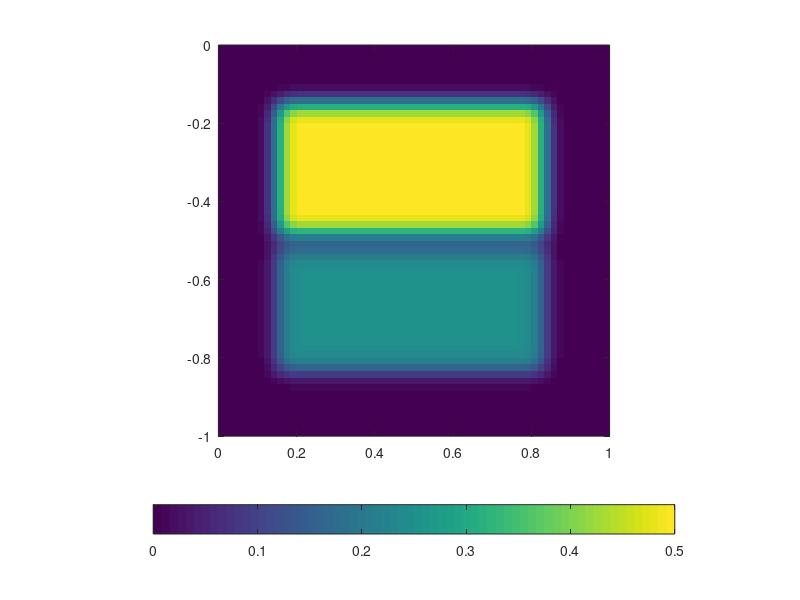
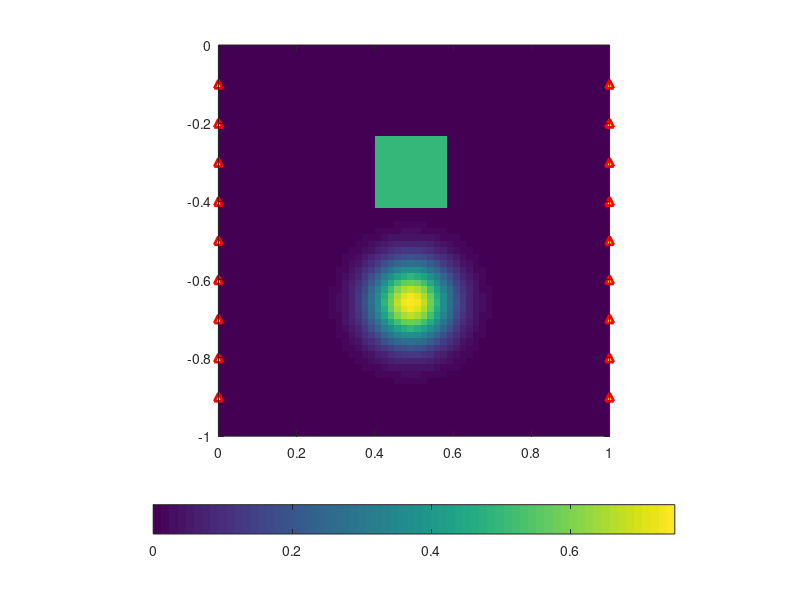
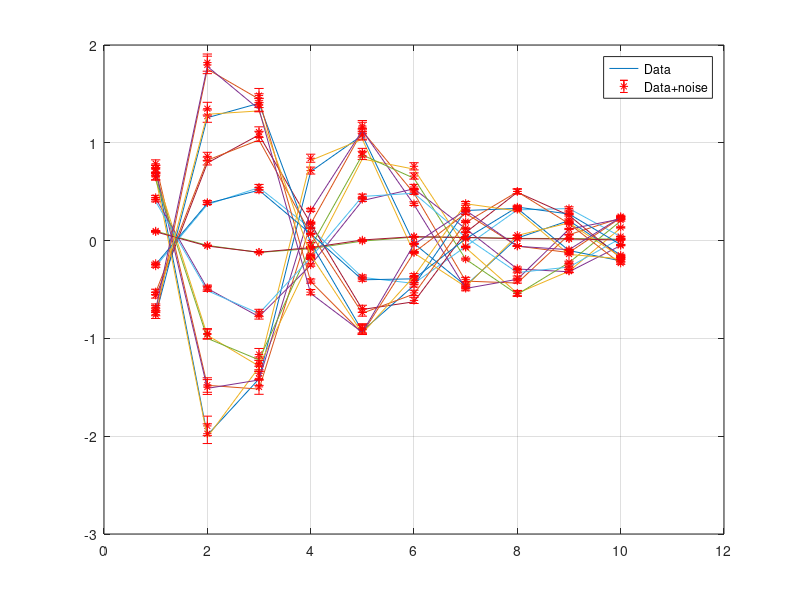

These charts were generated, in order, by the following MATLAB code: (Note: this script raises an error after producing the figures.)
% Inv1D_lplq
% Program creates a 1D toy problem and generates data using kernels of the
% form k(z) = exp^(-ajx) cos(b j 2pi x)
% 
% Data can then be inverted using various lp-norms applied on the model and
% its gradient. Depth weighting is applied to the model objective function,
% but outside the norm.
% 
% Written by: D. Fournier
% Last Update: November 11, 2014

close all
clear all

addpath data\
addpath C:\Users\dominiquef.MIRAGEOSCIENCE\Dropbox\Master\FUNC_LIB\
% addpath C:\Users\dominiquef.MIRAGEOSCIENCE\Dropbox\Master\FUNC_LIB\Lp_norm_codes\Dual_norm_1D\functions
% addpath C:\Users\dominiquef.MIRAGEOSCIENCE\Dropbox\Master\FUNC_LIB\Lp_norm_codes\Dual_norm_1D\sliceomatic\
% Set up 1D problem

%% INPUT VARIABLES
% Lp-norm parameters
lp = 2%0:0.1:2;
lq = 0%0:0.1:2;
mu = ones(1,1)*1.0%[0.25 0.5 1 1.5 1.75]%0.1:0.4:1.9;

% Inversion parameters
FLAG1 = 'GRADm'; % Choose between GRADm | lGRADm|
FLAG2 = 'SMOOTH_MOD'; % Choose between SMOOTH_MOD | SMOOTH_MOD_DIF

% Model space
nx = 60;
nz = 60;

mcell=nx*nz;

dx = 1 / nx;
dz = 1 / nz;

% Reference model
mref = zeros(nx*nz,1);

% Create observation locations
obsx = [zeros(1,9) ones(1,9)];
nobs = length(obsx);
obsz = [-0.1:-0.1:-0.9 -0.1:-0.1:-0.9];


dx = ones(nx,1) * dx;
dz = ones(nz,1) * dz;

x0 = 0;
z0 = 0;

xc = [x0 + cumsum(dx) - dx/2];
zc = [z0 - cumsum(dz) + dz/2];

% Topography (all ones if flat)
nullcell = ones(nz,nx);

% Kernel
nk = 10; %number of frequencies

decay = -0.1;

basis = 0.3;

% Data noise
amp_pct = 0.05;
floor_pct = 0.05;

%% Create zones and transition for lp,lq,lu

% Create smoothing operator for transitions
av = @(n) spdiags (ones (n,1)*[0.25,0.5,0.25],[-1,0,1],n,n);

avcx = av(nx); avcx(1,1:2) = 0.5; avcx(end,end-1:end) = 0.5;
avcz = av(nz); avcz(1,1:2) = 0.5; avcz(end,end-1:end) = 0.5;

Avcx = kron ( avcx, speye (nz));
Avcz = kron ( speye (nx), avcz);

A = (Avcx * Avcz);
A = A*A*A*A;

% Define zones {x,y,lp,lqx,lqz,ll}
zone{1,1} = 10:29; zone{1,2}=10:50; zone{1,3} = 0.5; zone{1,4} = 0; zone{1,5} = 0; zone{1,6} = 1;
zone{2,1} = 32:50; zone{2,2}=10:50; zone{2,3} = 0.25; zone{2,4} = 2; zone{2,5} = 2; zone{2,6} = 1;

% Build background tile
s{size(zone,1)+1} = ones(nz*nx,1);

for ii = 1 : size(zone,1)
    
    s{ii} = zeros(nz,nx); 
    s{ii}(zone{ii,1},zone{ii,2}) = 1;
    s{ii} = s{ii}(:);
    
    % Zero out tiles from the background
    s{size(zone,1)+1}(s{ii}==1) = 0;
    
end


zone{3,1} = []; zone{3,2}=[]; zone{3,3} = 0.0; zone{3,4} = 2; zone{3,5} = 2; zone{3,6} = 1;


% Build transition matrices and lp,lq,ll vector
denom = 0;
pvec = zeros(mcell,1);
qxvec = zeros(mcell,1);
qzvec = zeros(mcell,1);
uvec = zeros(mcell,1);

for ii = 1 : size(s,2)
    
    % Create transition
    T{ii} = A * s{ii};
    
    pvec = pvec + T{ii}*zone{ii,3};
    qxvec = qxvec + T{ii}*zone{ii,4};
    qzvec = qzvec + T{ii}*zone{ii,5};
    uvec = uvec + T{ii}*zone{ii,6};
    
    denom = denom + T{ii};
       
end
 
% Divide by sum of transition for weighted average
for ii = 1 : size(T,2)
    
    % Create transition
    T{ii} = T{ii} ./ denom;
       
end

pvec = pvec./denom;
qxvec = qxvec./denom;
qzvec = qzvec./denom;
uvec = uvec./denom;

% Z{1} = ones(mcell,1);
% Z{1} = zeros(nz,nx); Z{1}(z{1,1},z{1,2}) = 1;
% Z{2} = zeros(nz,nx); Z{2}(z{2,1},z{2,2}) = 1;
% Z{3} = Z{2}(:)==0 & Z{1}(:)==0;
% 
% Z{1} = Z{1}(:);
% Z{2} = Z{2}(:);
% Z{3} = Z{3}(:);
% 
% 
% 
% pvec = ones( mcell,1) * 2;
% pvec(Z{1}==1) = 1;
% pvec(Z{2}==1) = 0;
% pvec = A*A*A*pvec;

set(figure, 'Position', [50 200 750 750])
imagesc(xc,zc,reshape(pvec,nz,nx));
colorbar('SouthOutside')
set(gca,'YDir','normal')
axis square

          
            
%% Generate model

model = zeros(nz,nx);

% Center the anomaly
dmx = floor(0.1 / dx(1));
dmz = floor(0.1 / dz(1));

centerx = floor(nx/2);
centerz = floor(nz/3);

% Square bloc
model(centerz-5:centerz+5,centerx-5:centerx+5)= 0.5;

% Gaussian anomaly
zz = 2*centerz-12 :2*centerz+12;
xx = centerx-12:centerx+12;

[ZZ,XX] = ndgrid(cumsum(dz(zz)) - sum([dz(zz);dz(zz(1))])/2,cumsum(dx(xx)) - sum([dx(xx);dx(xx(1))])/2);
r = sqrt(XX.^2 + ZZ.^2);
dr = sqrt(dx(1)^2 + dz(1)^2);

model(zz,xx)= 0.75 * exp(-abs(((r)*10).^2));


set(figure, 'Position', [50 200 750 750])
imagesc(xc,zc,model);
caxis([0 0.75]);
colorbar('SouthOutside')
set(gca,'YDir','normal')
% axis([-1.1 1.1 -1.1 0.1])
axis square

hold on
plot(obsx,obsz,'r^','MarkerFaceColor','y','LineWidth',2)
model=model(:);
%% SCRIPT STARTS HERE
%% % Generate kernel functions and depth weighting
xn = [x0;x0 + cumsum(dx)];
zn = [z0;z0 - cumsum(dz)];

[Zn,Xn] = ndgrid(zn,xn);

[Zc,Xc] = ndgrid(zc,xc);

[dZ , dX] = ndgrid(dz,dx);

ndata = nk * nobs;

%% Generate forward operator and depth weighting
G = zeros(ndata,mcell);
aa = zeros(ndata,nx);
wr = zeros(mcell,1);
count = 1;


 for jj = 1 : nobs;
     
    for ii = 1 : nk 
        

 
        dXn = Xn - obsx(jj);
        dZn = Zn - obsz(jj);
       

        R = sqrt( (Zc-obsz(jj)).^2 + (obsx(jj)-Xc).^2 );
        dR = sqrt( dZ.^2 + dX.^2 );
%         x = Xn - obsx(jj);
%         z = Zn - obsz(jj);

        a = decay * (ii) ;
        b = basis * 2*pi* (ii) ;
%         c = decay * (ii) ;
%         d = basis * 2*pi* (ii) ;

        const1 = a / (a^2 + b^2);
        const2 = b / (a^2 + b^2);
%         const3 = c / (c^2 + d^2);
%         const4 = d / (c^2 + d^2);

        expx = @(m) exp( a * abs(m) );
%         expz = @(m) exp( c * abs(m) );

        trig1 = @(m) cos(b*(m));       
        trig2 = @(m) sin(b*(m));


%         xupb = (const1 * expx(R+dR)) .* (const2*trig1(b,R+dR));
%         xlob = (const1 * expx(R)) .* (const2*trig1(b,R));
%         temp = (xupb - xlob);

        xupb = dXn(2:end,1:end-1);
        xlob = dXn(2:end,2:end);
        
        zlob = dZn(1:end-1,2:end);
        zupb = dZn(2:end,2:end);
        
        fupxupz = const1 * expx( sqrt( xupb.^2 + zupb.^2 ) ) .* trig1(sqrt( xupb.^2 + zupb.^2 ))+...
                const2 * expx( sqrt( xupb.^2 + zupb.^2 ) ) .* trig2(sqrt( xupb.^2 + zupb.^2 ));

        fupxloz = const1 * expx( sqrt( xupb.^2 + zlob.^2 ) ) .* trig1(sqrt( xupb.^2 + zlob.^2 ))+...
                const2 * expx( sqrt( xupb.^2 + zlob.^2 ) ) .* trig2(sqrt( xupb.^2 + zlob.^2 ));

        floxupz = const1 * expx( sqrt( xlob.^2 + zupb.^2 ) ) .* trig1(sqrt( xlob.^2 + zupb.^2 ))+...
                const2 * expx( sqrt( xlob.^2 + zupb.^2 ) ) .* trig2(sqrt( xlob.^2 + zupb.^2 ));

        floxloz = const1 * expx( sqrt( xlob.^2 + zlob.^2 ) ) .* trig1(sqrt( xlob.^2 + zlob.^2 ))+...
                const2 * expx( sqrt( xlob.^2 + zlob.^2 ) ) .* trig2(sqrt( xlob.^2 + zlob.^2 ));
% 
        temp = (fupxupz - fupxloz) - (-floxupz + floxloz);
            
%             if sign(obsx(jj))<1
%                 
%                 temp= fliplr(temp);
%                 
%             end
            
        G(count,:) = temp(:);

    %     G(ii,1:mcell) = G(ii,1:mcell) / max(G(ii,1:mcell));

        temp = expx(R) - expx(R+dR);
       
%         temp = ( expx( sqrt( xupb.^2 + zupb.^2 ) ) -...
%             expx( sqrt( xupb.^2 + zlob.^2 ) ) )/a -...
%             ( expx( sqrt( xlob.^2 + zlob.^2 ) ) -...
%             expx( sqrt( xlob.^2 + zupb.^2 ) ) )/a;
%         
%          temp = (( expx(x(2:end,1:end-1))/a .* expz(z(1:end-1,2:end))/c )-...
%            ( expx(x(2:end,2:end))/a .* expz(z(2:end,2:end))/c ) -...
%            ( expx(x(2:end,1:end-1))/a .* expz(z(1:end-1,2:end))/c ) +...
%            ( expx(x(2:end,2:end))/a .* expz(z(2:end,2:end))/c )).^2;

%        if sign(obsx(jj))<1
%                 
%                 temp= fliplr(temp);
%                 
%        end
            
        wr = wr + temp(:);
        
%         set(figure(3), 'Position', [10 250 1000 500]);
%         imagesc(xc,zc,reshape(G(count,:),nz,nx));
%         colorbar
%         set(gca,'YDir','normal')
%         axis square

        count = count + 1;

        
    end
    
end

% wr = sqrt(sum(G.^2,1));
wr = wr / max(wr);
wr = (wr(:)).^0.5;


%% FORWARD MODELING
% Generate data and corrupt with noise

data= G * model;

% Corrupt data with Gaussian noise
rand_noise = rand(ndata,1);
save ('noise','rand_noise')
load('noise');

amp_noise = amp_pct .* abs(data);
floor_noise = floor_pct * min(abs(data));

wd = amp_noise + floor_noise;
% noise = amp_noise + floor_noise;

d = data + rand_noise.*wd;

set(figure, 'Position', [10 250 1000 500]);
for ii = 1:nobs
    
    plot(data((1+(ii-1)*nk):(nk+(ii-1)*nk)));
    hold on
    errorbar(d((1+(ii-1)*nk):(nk+(ii-1)*nk)),wd((1+(ii-1)*nk):(nk+(ii-1)*nk)),'r*')
    legend('Data','Data+noise')
    grid on
end
% Create uncertainty weighting matrix
Wd = spdiags(1./wd,0,ndata,ndata);

% Normalize d and G by standard deviation:
G = Wd * G ;

target = ndata;

% Weight data with uncertainty
d = Wd * d;

%% INVERSION
% Create inversion parameters
[ Wx, Wz, Vx, Vz ] = get_GRAD_op2D_SQUARE(dx,dz,nullcell);
Ws = speye(mcell);
V = spdiags(sqrt(dX(:).*dZ(:)),0,mcell,mcell);


% Global constant
alpha(1) = 1.0 / min(dx) ^2;  %Smallnest term
alpha(2) = 1.0;               %Smoothness term                     
alpha(3) = 1.0;



% Store all the final models
RMS = zeros(length(lp),length(lq),length(mu));
linf = zeros(length(lp),length(lq),length(mu));
l2 = zeros(length(lp),length(lq),length(mu));
l1 = zeros(length(lp),length(lq),length(mu));
misfit = zeros(length(lp),length(lq),length(mu));
models_out = zeros(length(lp),length(lq),length(mu),mcell);
phi_m = [];
phi = [];
counter = 1;  

objfunc = @(m,phi,b) sum( ( G * m - d ).^2 ) + ( m' * b * phi * m );

% Iterate over all the combination of norms as specified by the vectors
% pvec, qvec and lvec.

for ll= 1:length(mu)

    for pp = 1:length(lp)
        
        for qq = 1:length(lq)
            
            
%             delta(counter) = 1e-5;
            % Message prompt
            head = ['lp: ' num2str(lp(pp)) ' lq: ' num2str(lq(qq)) ' psi: ' num2str(mu(ll))];
            fprintf('Starting lp inversion %s\n',...
                head)
            
            invmod      = ones(mcell,1)*1e-2;       % Initial model       
                        
            phi_d       = sum((G*invmod - d).^2);   % Initial misfit
           
            count=0; % Initiate iteration count 
            switcher = 0;
            ncg(counter) = 0;
            lp_count = 0;
            cg_iter = 0;
            delta = 1;
            
        while switcher ~= 3
                
                    count=count+1;

                    if switcher == 0   %First iteration
                        delta(count) = 1;
                        
                        [MOF,aVRWs,aVRWx,aVRWz] = get_lp_MOF_2D_v3(invmod,mref,1,s,T,nx,nz,V,Ws,Vx,Wx,Vz,Wz,wr,alpha,2,2,2,uvec,FLAG1,FLAG2,switcher,delta(count));                                      
%                         [MOF,aVRWs,aVRWx,aVRWz] = get_lp_MOF_2D(invmod,mref,nx,nz,V,Ws,Vx,Wx,Vz,Wz,wr,alpha,2,2,1,FLAG1,FLAG2,delta(count));

                        if count==1
                            % Initial beta trace(G'G) / trace(phim)
                            beta = sum(sum(G.^2,1)) / sum(diag(MOF,0).^2) * 1e+1; 
                            phi(count) = objfunc(invmod,MOF,beta(count));
                            
                        end
                       
                        
                    else

                        fprintf('# # LP-LQ ITER# #');
                        lp_count = lp_count+1;
                        
                        if cg_iter(end) < mcell && switcher == 1 
                            
                            delta(count) = 10^-(lp_count/2);
                            
                        else
                            
                            switcher = 2;
                            delta(count) = delta(count-1);
                            
                        end
                        
                        [MOF,aVRWs,aVRWx,aVRWz] = get_lp_MOF_2D_v3(invmod,mref,phi_m(count-1),s,T,nx,nz,V,Ws,Vx,Wx,Vz,Wz,wr,alpha,pvec,qxvec,qzvec,uvec,FLAG1,FLAG2,switcher,delta(count));                         
%                         [MOF,aVRWs,aVRWx,aVRWz] = get_lp_MOF_2D(invmod,mref,nx,nz,V,Ws,Vx,Wx,Vz,Wz,wr,alpha,pvec(pp),qvec(qq),lvec(ll),FLAG1,FLAG2,delta(counter));
       
%                         lambda(count) = beta(count) * scale(count);
                        
                        
                    end

                
 
%                 eigval = eig(G'*G + lambda(count) * (phim) ); 
%                 condnum = max(abs(eigval)) / min(abs(eigval));
%                 
%                 figure(4); plot(eigval,'*');
%                 fprintf('Condition number: %f\n',condnum);
                fprintf('\n# # # # # # # # #\n');
                fprintf('BETA ITER: \t %i  \nbeta: \t %8.5e \n',count,beta(count));

               
                m_in = invmod;  % Save initial model for backtracking steps
                
            [invmod,cg_iter(count)] = GNsolver( G, invmod, d, phi(end), MOF, beta(count) , aVRWs, aVRWx, aVRWz, [] );                
            ncg(counter) = ncg(counter) + cg_iter(count);
%% Save iteration details
               
            rdm(count) = norm(m_in - invmod) / norm(m_in);
                
               
            phi_d(count) = sum((G*(invmod)-d).^2);
            phi_m(count) = (invmod)'*(MOF)*(invmod);
            phi(count) = objfunc(invmod,MOF,beta(count));
            
            if (rdm(count) < 1e-2 && switcher >= 1 && phi_d(count) > target *0.98 && phi_d(count) < target *1.02) || count > 50 

                switcher = 3;
                fprintf('---------->')
                fprintf(' misfit:\t %8.5e ',phi_d(count))
                fprintf(' ** Relative dm:\t %8.5e ', rdm(count));
                fprintf('<----------\n')
                
                continue

            end    

                
            % Check to see if overshooted the target misfit,
            % If yes, then compare with the previous iteration and keep
            % closest                
            if phi_d(count) < target * 0.98
                                      
                
                fprintf('---------->')
                fprintf(' misfit:\t %8.5e ',phi_d(count))
                fprintf(' ** Relative dm:\t %8.5e ', rdm(count));
                fprintf('<----------\n')
                fprintf('\n# NEXT ITER - INCREASING BETA #\n');
                
%                 beta(count) = beta(count-1);
                if switcher == 0
                    
                    beta(count+1) = beta(count) * 1.5;
                    switcher = 1;
                    
                else
                    
                     beta(count+1) = beta(count) * 1.05;
                     
                end
%                 beta(count+1) = beta(count) * target / phi_d(count);
                
%                 invmod = m_in;
%                 phi_d(count) = phi_d(count-1);
%                 phi_m(count) = phi_m(count-1);
%                 phi(count) = phi(count-1);
%                 
%                 count = count-1;
%                 lp_count = lp_count-1;

            elseif phi_d(count) > target * 1.02
                 
                
                fprintf('---------->')
                fprintf(' misfit:\t %8.5e ',phi_d(count))
                fprintf(' ** Relative dm:\t %8.5e ', rdm(count));
                fprintf('<----------\n')
                fprintf('\n# NEXT ITER - REDUCING BETA #\n');
                if switcher == 0
                    
                    beta(count+1) = 0.5 * beta(count); 
                    
                elseif rdm(count) < 1e-2
                    
                    beta(count+1) = beta(count) * target / phi_d(count);
                    
                else
                    
%                     beta(count+1) = beta(count) * target / phi_d(count);
                    beta(count+1) = beta(count) * 0.5;
                    
                end          
                
                
            else
                
                
                fprintf('---------->')
                fprintf(' misfit:\t %8.5e ',phi_d(count))
                fprintf(' ** Relative dm:\t %8.5e ', rdm(count));
                fprintf('<----------\n')
                fprintf('\n# NEXT ITER - STATIONNARY STEP #\n');
                
                if switcher == 0
                    switcher = 1;
                end
                
                beta(count+1) = beta(count);

                 
            end
           
            % OPTIONAL: Plot model
            set(figure(3+counter), 'Position', [50 200 750 750])
            imagesc(xc,zc,reshape(invmod,nz,nx));
            caxis([0 0.75]);
            colorbar('SouthOutside')
            set(gca,'YDir','normal')
            axis square

            
        end
%             set(figure(mod(counter,10)+2), 'Position', [50 200 750 750])
%             imagesc(xc,zc,reshape(invmod,nz,nx));
%             caxis([0 0.75]);
%             colorbar
%             set(gca,'YDir','normal')
%             axis square
%             
% %             legend('\bfTrue model','\bf Wr || m ||_0 + Wr || \nabla m ||_0');
            xlabel('\bfX');
            ylabel('\bfZ');
            tlabel=(['$\mathbf{\phi_m\;=\;\| m \|_{' num2str(lp(pp)) '}\;+\; \| \nabla m \|_{' num2str(lq(qq)) '}}$']);
            title(tlabel, 'interpreter', 'latex','Fonts',18)
            
            % Plot final phid
%             figure(3); 
%             plot((G*(invmod)).*wd,'go');

            % Load other results and plot
%             load('m_IWR');
%             load('m_phim');
%             figure(3+counter); hold on
%             plot(m_phim,'--','LineWidth',3);
%             xlabel('\bfZ');
%             ylabel('\bfm(Z)');
%             legend('\bfTrue model','\bf Wr || m ||_0 + Wr || \nabla m ||_0','\bf || Wr m ||_0 + || \nabla (Wr m) ||_0','Location','NorthWest')

            % Remove depth weighting
%             invmod = IWr * invmod;
            
%             title(['\bfInversion: ' head])
%             figure; plot(1:mcell,model,1:mcell,invmod,'r','LineWidth',2);axis([0 mcell -.1 1])
%             figure; plot(eigval,'*');
%             figure; plotyy(1:count,phi_d,1:count,phi_m,@semilogy);
            RMS(pp,qq,ll)=(sum((invmod-model).^2)/length(data))^(0.5);
            linf(pp,qq,ll) = norm(model-invmod,'inf');
            l2(pp,qq,ll) = norm(model-invmod,2);
            l1(pp,qq,ll) = norm(model-invmod,1);
            misfit(pp,qq,ll) = phi_d(count);
            models_out(pp,qq,ll,:) = invmod(:);
            
%             figure; plotyy(1:count,phi_d,1:count,phi_m);

            ldml(counter) = norm(model-invmod,1);
            fprintf('End of lp inversion. Number of iterations: %i\n',count)
            fprintf('Final model misfit: %8.3e\n',ldml(counter))
            fprintf('TOTAL NUMBER OF CG STEPS: %i\n\n',ncg(counter))
            
            
            counter = counter+1;
            
        end
    end
end



%% Plot result 
% sliceomatic(l1,pvec,qvec,lvec);
% Plot tradeoff between model error and CG iterations

% figure;
% [hAx,hLine1,hLine2] = plotyy(delta,rdm,delta,cg_iter,'loglog','loglog');
% ylabel(hAx(2),'\bfCG iterations');
% ylabel(hAx(1),'\bf|m_{k-1} - m_{k}|/m_{k}');
% xlabel('\bf Factor log(\epsilon)')


% figure;
% [hAx,hLine1,hLine2] = plotyy(delta,ncg,delta,ldml,'semilogx','semilogx');
% ylabel(hAx(1),'\bfNumber of CG steps');
% ylabel(hAx(2),'\bf|m_{true} - m_{k}|_1');
% xlabel('\bf Factor (\epsilon)')
% set(hAx(2),'YColor','k')
% set(hLine2,'LineWidth',2,'Color','k')
% set(hLine1,'LineWidth',2)

% grid on

[I,J]=find(l2==min(min(l2)));

set(figure, 'Position', [50 200 750 750]);
imagesc(lp,lq,l2);colorbar('SouthOutside');colormap winter;hold on
contour(lp,lq,l2,'ShowText','on','LineColor',[0 0 0])
set(gca,'YDir','Normal')
ylabel('$\mathbf{\| m \|_p}$', 'interpreter', 'latex','Fonts',15)
xlabel('$\mathbf{\| \nabla m \|_q}$', 'interpreter', 'latex','Fonts',15)
% plot(qvec(J),pvec(I),'ro','LineWidth',2);hold on
axis square
title('\textbf{Model error} ($\mathbf{\| m - m^{*} \|_2}$)', 'interpreter', 'latex','Fonts',15)

% load('misfit');
set(figure, 'Position', [50 200 750 750]);
imagesc(lp,lq,misfit);colorbar('SouthOutside');colormap winter;hold on
% contour(pvec,qvec,misfit,'ShowText','on','LineColor',[0 0 0])
set(gca,'YDir','Normal')
ylabel('$\mathbf{\| m \|_p}$', 'interpreter', 'latex','Fonts',15)
xlabel('$\mathbf{\| \nabla m \|_q}$', 'interpreter', 'latex','Fonts',15)
% plot(qvec(J),pvec(I),'ro','LineWidth',2);hold on
axis square
title('\textbf{Final data misifit} $\phi_d$', 'interpreter', 'latex','Fonts',15)
% caxis([38 42])

[I,J]=find(l1==min(min(l1)));
set(figure, 'Position', [50 200 750 750]);
imagesc(lp,lq,l1);colorbar('SouthOutside');colormap winter;hold on
% contour(pvec,qvec,misfit,'ShowText','on','LineColor',[0 0 0])
set(gca,'YDir','Normal')
ylabel('$\mathbf{\| m \|_p}$', 'interpreter', 'latex','Fonts',15)
xlabel('$\mathbf{\| \nabla m \|_q}$', 'interpreter', 'latex','Fonts',15)
% plot(qvec(J),pvec(I),'ro','LineWidth',2);hold on
axis square
title('\textbf{Final data misifit} $\phi_d$', 'interpreter', 'latex','Fonts',15)

%% Plot models_out, one at a time
p = 1; q = 1;
mm = models_out(p,q,1,:);

set(figure, 'Position', [50 200 750 750])
imagesc(xc,zc,reshape(mm,nz,nx));
caxis([0 0.75]);
colorbar('SouthOutside')
set(gca,'YDir','normal')
axis square

xlabel('\bfX');
ylabel('\bfZ');
tlabel=(['$\mathbf{\phi_m\;=\;\| m \|_{' num2str(lp(p)) '}\;+\; \| \nabla m \|_{' num2str(lq(q)) '}}$']);
title(tlabel, 'interpreter', 'latex','Fonts',18)
            
%%
% load('l1_A');
% l1t = l1;
% load('l1_B');
% l1t = [l1t;l1];
% load('l1_C');
% l1t = [l1t;l1];
% load('l1_D');
% l1t = [l1t;l1];
% load('l1_E');
% l1t = [l1t;l1];
% load('l1_F');
% l1t = [l1t;l1];
% load('l1_G');
% l1t = [l1t;l1];
% load('l1_H');
% l1t = [l1t;l1];
% load('l1_I');
% l1t = [l1t;l1];
% load('l1_J');
% l1t = [l1t;l1];
% load('l2_A');
% l2t = [l2];
% load('l2_B');
% l2t = [l2t;l2];
% load('l2_C');
% l2t = [l2t;l2];
% load('l2_D');
% l2t = [l2t;l2];
% load('l2_E');
% l2t = [l2t;l2];
% load('l2_F');
% l2t = [l2t;l2];
% load('l2_G');
% l2t = [l2t;l2];
% load('l2_H');
% l2t = [l2t;l2];
% load('l2_I');
% l2t = [l2t;l2];
% load('l2_J');
% l2t = [l2t;l2];
% load('misfit_A');
% misfitt = misfit;
% load('misfit_B');
% misfitt = [misfitt;misfit];
% load('misfit_C');
% misfitt = [misfitt;misfit];
% load('misfit_D');
% misfitt = [misfitt;misfit];
% load('misfit_E');
% misfitt = [misfitt;misfit];
% load('misfit_F');
% misfitt = [misfitt;misfit];
% load('misfit_G');
% misfitt = [misfitt;misfit];
% load('misfit_H');
% misfitt = [misfitt;misfit];
% load('misfit_I');
% misfitt = [misfitt;misfit];
% load('misfit_J');
% misfitt = [misfitt;misfit];
% load('models_out_A');
% models_out_t = models_out;
% load('models_out_B');
% models_out_t = [models_out_t;models_out];
% load('models_out_C');
% models_out_t = [models_out_t;models_out];
% load('models_out_D');
% models_out_t = [models_out_t;models_out];
% load('models_out_E');
% models_out_t = [models_out_t;models_out];
% load('models_out_F');
% models_out_t = [models_out_t;models_out];
% load('models_out_G');
% models_out_t = [models_out_t;models_out];
% load('models_out_H');
% models_out_t = [models_out_t;models_out];
% load('models_out_I');
% models_out_t = [models_out_t;models_out];
% load('models_out_J');
% models_out_t = [models_out_t;models_out];